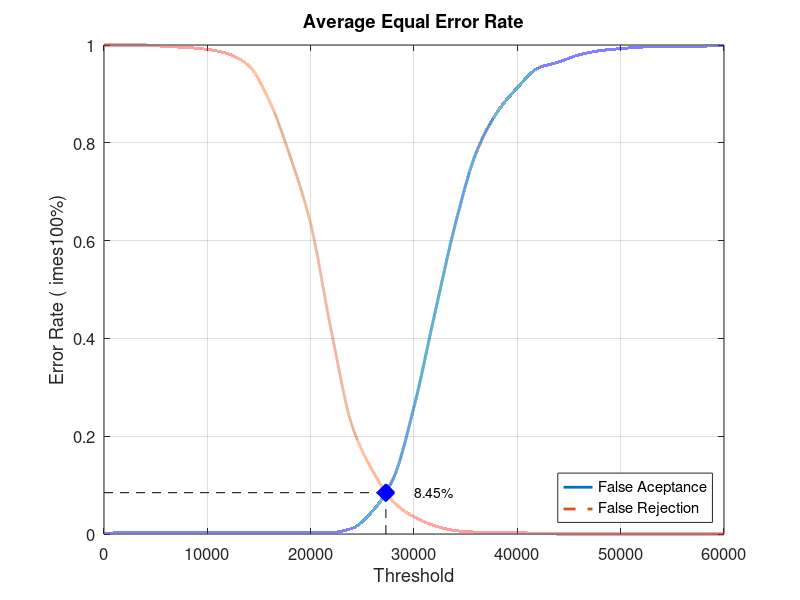
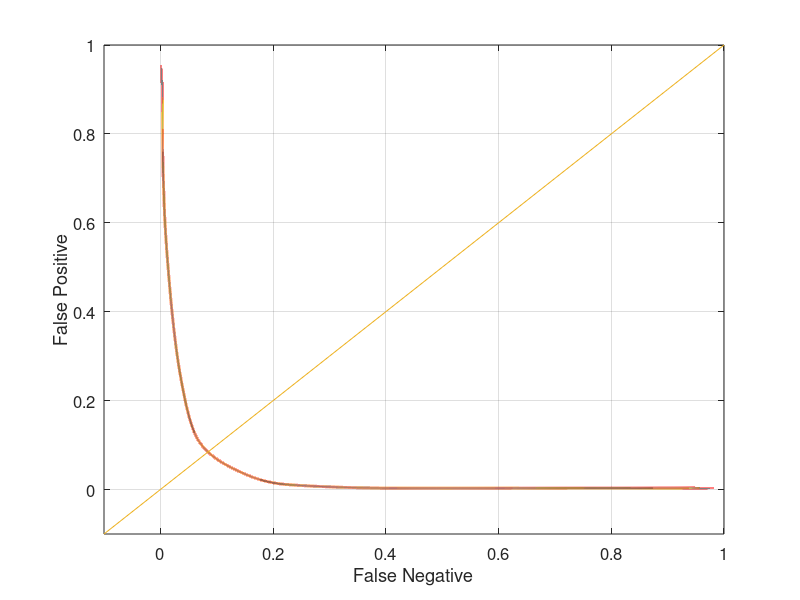

The MATLAB source for these figures, in order:
close all;
clear;
clc;
x = 0:2000:60000;
xq = 0:0.5:60000;

y0 = [0 0.0031579 0.0031579 0.0031579 0.0031579 0.0031579 0.0031579 0.0031579 0.0031579 0.0031579 0.0031579 0.0031579 0.0115789 0.0473684 0.113684 0.26 0.449474 0.633684 0.778947 0.861053 0.912632 0.952632 0.965263 0.98 0.988421 0.992632 0.995789 0.997895 0.997895 0.997895 1]
yy0 = interp1(x, y0, xq, 'pchip');
y1 = [1 1 1 0.997 0.995 0.991 0.982 0.958 0.886 0.773 0.634 0.415 0.222 0.129 0.066 0.035 0.017 0.007 0.004 0.004 0.003 0.001 0 0 0 0 0 0 0 0 0]
yy1 = interp1(x, y1, xq, 'pchip');

% Calculating EER: 
y2 = abs(y0 - y1);
find(y2 == min(y2))
yy2 = abs(yy0 - yy1);
xEER = find(yy2 == min(yy2));
xEERIndex = xq(xEER) % X-axis EER
yEER = yy0(xEER) % Y-axis EER

main = figure
plot(xq, yy0,'-','LineWidth', 2);	hold on
plot(xq, yy1,'--','LineWidth', 2);	hold on
plot([xEERIndex xEERIndex], [0 yEER], 'k--');	hold on
plot([0 xEERIndex], [yEER yEER], 'k--');	hold on
plot(xEERIndex, yEER, 'bx', 'LineWidth', 10);	hold on
text(xEERIndex + 10 * xEERIndex / 100, yEER, [num2str(round((10000 * yEER)) / 100) '%'])
legend('False Aceptance', 'False Rejection', 'Location', 'SouthEast')
xlabel('Threshold')
ylabel('Error Rate (	imes100%)')
title('Average Equal Error Rate')
set(gca, 'FontSize', 12)
axis([0 60000 0 1])
grid on

print(main, 'Database2AverageMain', '-dpng');
FNRxFPR = figure('Color', [1 1 1]);
plot(yy1, yy0, '-', yy1, yy0, 'LineWidth', 2);
hold on
y = -0.1:0.1:1
plot(y, y); 
set(gca, 'FontSize', 12)
xlabel('False Negative')
ylabel('False Positive')
axis([-0.1 1 -0.1 1])
set(gca, 'FontSize', 12)
grid on

print(FNRxFPR, 'Database2AverageFNRxFPR','-dpng');
